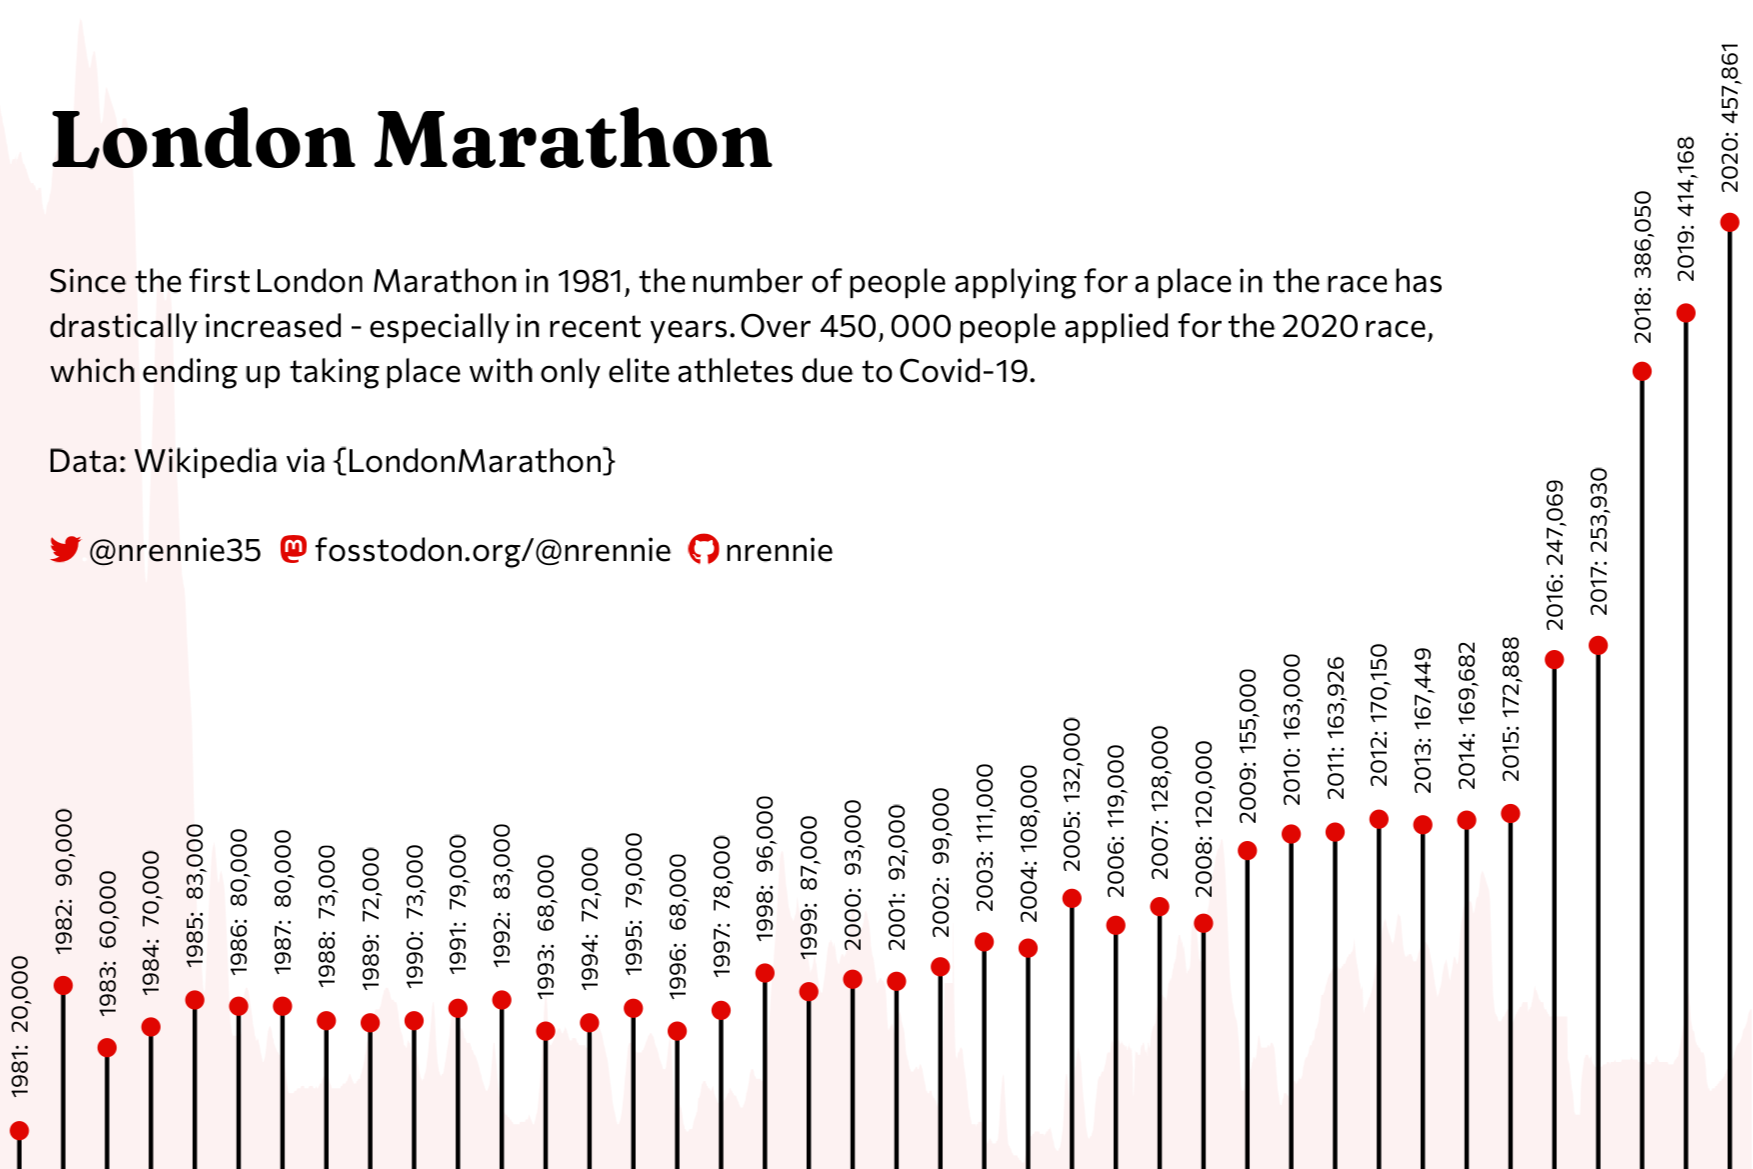

The R source for this figure:
library(tidyverse)
library(lubridate)
library(showtext)
library(patchwork)
library(camcorder)
library(ggtext)
library(glue)
library(nrBrand)
library(LondonMarathon)

# read in data
nicola_lm <- readr::read_csv("2023/2023-04-25/data/nicola_london_marathon.csv")
london_marathon


# start recording
gg_record(
  dir = file.path("2023", "2023-04-25", "recording"), # where to save the recording
  device = "png", # device to use to save images
  width = 6, # width of saved image
  height = 4, # height of saved image
  units = "in", # units for width and height
  dpi = 300 # dpi to use when saving image
)

# colours
bg_col <- "white"
highlight_col <- "#e00601"
dark_col <- "black"

# text
social <- nrBrand::social_caption(
  bg_colour = bg_col,
  icon_colour = highlight_col,
  font_colour = dark_col
)
cap <- "Since the first London Marathon in 1981, the number of people 
applying for a place in the race has drastically increased - especially
in recent years. Over 450, 000 people applied for the 2020 race, which
ending up taking place with only elite athletes due to Covid-19.<br><br>Data: Wikipedia via {LondonMarathon}"
st <- paste(cap, "<br><br>", social)

# background plot
p_bg <- ggplot() +
  geom_area(
    data = nicola_lm,
    mapping = aes(x = time, y = altitude),
    fill = highlight_col,
    alpha = 0.05
  ) +
  coord_cartesian(expand = FALSE) +
  theme_void() +
  theme(plot.margin = margin(0, 0, 0, 0))

# main plot
plot_data <- london_marathon |>
  select(Year, Applicants) |>
  drop_na()

p_main <- ggplot() +
  geom_segment(
    data = plot_data,
    mapping = aes(
      x = Year,
      xend = Year,
      y = 0,
      yend = Applicants
    )
  ) +
  geom_point(
    data = plot_data,
    mapping = aes(
      x = Year, y = Applicants
    ),
    colour = highlight_col,
    size = 1.5,
  ) +
  geom_text(
    data = plot_data,
    mapping = aes(
      x = Year,
      y = Applicants + 50000,
      label = paste0(Year, ":  ", format(Applicants, big.mark=","))
    ),
    colour = dark_col,
    size = 6,
    angle = 90,
    family = "Commissioner",
  ) +
  labs(
    title = "   London Marathon",
    tag = st
  ) +
  scale_x_continuous(limits = c(1980.5, 2020.5), expand = c(0, 0)) +
  scale_y_continuous(limits = c(0, 550000), expand = c(0, 0)) +
  theme_void() +
  theme(
    plot.title = element_text(
      lineheight = 0.4,
      colour = dark_col,
      family = "Fraunces",
      hjust = 0,
      vjust = -8,
      face = "bold",
      size = 60,
      margin = margin(b = 5, t = 60, l = 15)
    ),
    plot.title.position = "plot",
    plot.tag.position = c(0.03, 0.5),
    plot.tag = element_textbox_simple(
      lineheight = 0.45,
      colour = dark_col,
      width = 0.9,
      family = "Commissioner",
      hjust = 0,
      halign = 0,
      size = 24,
      margin = margin(b = 10, t = 5)
    ),
    plot.margin = margin(-80, 0, 0, 0)
  )

# join together
p_bg + inset_element(p_main, 0, 0, 1, 1,
                     align_to = "full",
                     clip = TRUE)

# save gif
gg_playback(
  name = file.path("2023", "2023-04-25", "20230425.gif"),
  first_image_duration = 4,
  last_image_duration = 20,
  frame_duration = .25,
  background = bg_col
)
